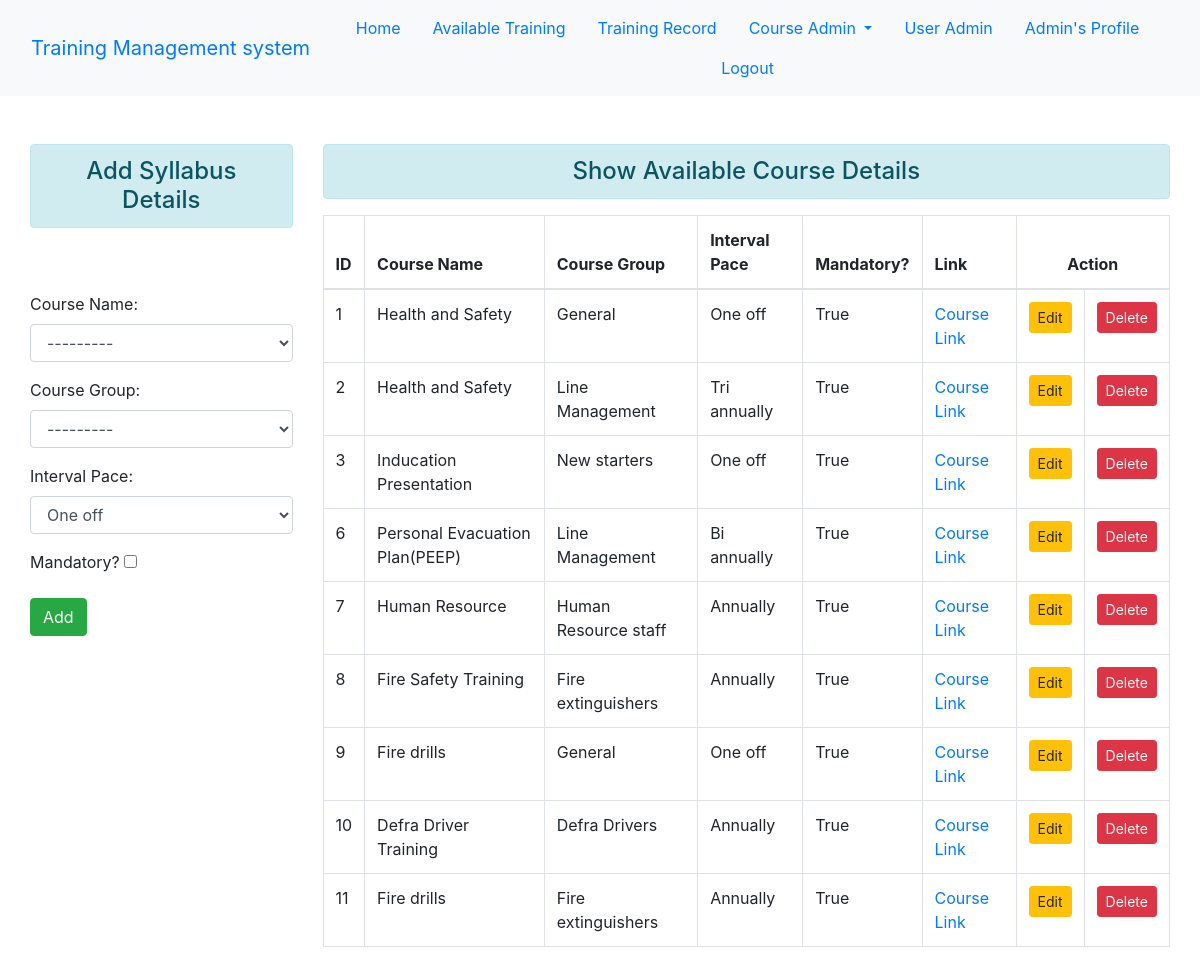
/course/add_syllabus/ (signed in), run on the app's committed database.
### courseapp/models.py (models this page shows, shortened)
class CourseGroupSyllabus(models.Model):
    course_id = models.ForeignKey("CourseDetails", verbose_name="Course Id", on_delete=models.CASCADE)
    course_group_id = models.ForeignKey("CourseGroup", verbose_name="Group Id", on_delete=models.CASCADE)
    course_interval = models.IntegerField(choices=CourseInterval.choices(), default = CourseInterval.ONE_OFF )
    course_mandatory = models.BooleanField(default=False)

class CourseDetails(models.Model):
    course_name = models.CharField(max_length=100, unique=True, blank=False)
    course_link = models.URLField(verbose_name="Course Link", max_length=1000, unique=True, blank=False)
    course_desc = models.TextField(blank=True)
    def __str__(self):
        return self.course_name

class CourseGroup(models.Model):
    group_name = models.CharField(max_length=25)
    group_desc = models.CharField(max_length=255, blank=True)
    def __str__(self):
        return self.group_name

### courseapp/views.py (the view)
# urls.py: path('add_syllabus/', views.add_syllabus, name='add_syllabus'),
@user_passes_test(lambda user: user.is_superuser)
def add_syllabus(request):
    if request.method == 'POST':
        fm = CourseGroupSyllabusForm(request.POST)
        if fm.is_valid():
            fm.save()
            fm = CourseGroupSyllabusForm()
            messages.success(request, 'Syllabus Successfully Added!!')
    else:
        fm = CourseGroupSyllabusForm()
    syllabus = CourseGroupSyllabus.objects.all()
    return render(request, 'courseapp/add_syllabus.html', {'form':fm, 'syllabus':syllabus })

### courseapp/forms.py
class CourseGroupSyllabusForm(forms.ModelForm):
    class Meta:
        model = models.CourseGroupSyllabus
        fields = "__all__"
        labels = {'course_id':'Course Name', 'course_group_id': 'Course Group', 'course_interval':'Interval Pace', 'course_mandatory':'Mandatory?'}
        widgets = { 'course_group_id': forms.Select(attrs={'class':'form-control'}),
                    'course_id': forms.Select(attrs={'class':'form-control'}),
                    'course_interval': forms.Select(attrs={'class':'form-control'}),
                   }

### courseapp/templates/courseapp/add_syllabus.html (shortened to what this page needs)
{% extends 'enrollapp/base.html' %}
{% block content %}
<div class="row">
    <div class="col-sm-3 ">
        <h4 class="text-center alert alert-info"> Add Syllabus Details </h4>
        <br/>
        <br>
        <form action="" method = "POST">
            {{ form.as_p }}
            <input type="submit" class="btn btn-success" value="Add">
        </form>
    </div>
    <div class="col-sm-9">
        <h4 class="text-center alert alert-info"> Show Available Course Details </h4>
        {% if syllabus %}
            <table class="table table-hover table-bordered">
                <thead>
                    <tr>
                        <th scope="col">ID</th>
                        <th scope="col">Course Name</th>
                        <th scope="col">Course Group</th>
                        <th scope="col">Interval Pace</th>
                        <th scope="col">Mandatory?</th>
                        <th scope="col">Link</th>
                        <th scope="col" colspan="2" style="text-align:center">Action</th>
                    </tr>
                </thead>
                <tbody>
                    {% for sylbus in syllabus %}
                        <tr>
                            <td scope="row">{{sylbus.id}}</td>
                            <td>{{sylbus.course_id}} </td>
                            <td>{{sylbus.course_group_id}}</td>
                            <td>{{sylbus.get_course_interval_display}}</td>
                            <td>{{sylbus.course_mandatory}}</td>
                            <td><a href="{{sylbus.course_id.course_link}}" target="_blank">Course Link</a></td>
                            <td>
                                <a href="{% url 'update_syllabus' sylbus.id %}" class="btn btn-warning btn-sm">Edit</a>
                            </td>
                            <td>
                                <form action="{% url 'delete_syllabus' sylbus.id %}" method="post" class="d-inline">
                                    <input type="submit" class="btn btn-danger btn-sm" onclick='confirm("Are you sure to delete this record?")' value="Delete">
                                </form>
                            </td>
                        </tr>
                    {% endfor %}
                </tbody>
          </table>
        {%else%}
            <h4 class="text-center alert alert-warning"> No Records</h4>
        {% endif %}
    </div>
</div>
{% endblock content %}

### enrollapp/templates/enrollapp/navbar.html (shortened to what this page needs)
{% if user.is_authenticated  %}
<nav class="navbar navbar-expand-lg bg-body-tertiary bg-light" style="background-color: #e3f2fd;">
  <div class="container-fluid">
    <a class="navbar-brand" href="{% url 'home'%}">Training Management system</a>
    <div class="collapse navbar-collapse" id="navbarNavDropdown">
      <ul class="nav justify-content-center">
        <li class="nav-item">
          <a class="nav-link active" aria-current="page" href="{% url 'home'%}">Home</a>
        </li>
        <li class="nav-item">
          <a class="nav-link" href="{% url 'show_availtraining'%}">Available Training</a>
        </li>
        <li class="nav-item">
          <a class="nav-link" href="{% url 'show_trainingrecord'%}">Training Record</a>
        </li>
        {% if user.is_superuser %}
        <li class="nav-item dropdown">
          <a class="nav-link dropdown-toggle" href="#" role="button" data-toggle="dropdown" aria-haspopup="true" aria-expanded="false">
           Course Admin
          </a>
        </li>
        <li class="nav-item">
          <a class="nav-link" href="{% url 'userdetail'%}">User Admin</a>
        </li>
        {% endif %}
        <li class="nav-item">
          <a class="nav-link" href="{% url 'profile'%}">{{user.username}}'s Profile</a>
        </li>
        <li class="nav-item">
          <a class="nav-link" href="{% url 'logout'%}">Logout</a>
        </li>
      </ul>
    </div>
  </div>
</nav>
    {% endif %}

### data on the page
CourseGroupSyllabus: id "1", course_id "Health and Safety", course_group_id "General", course_interval "One off", course_mandatory "True"
CourseGroupSyllabus: id "2", course_id "Health and Safety", course_group_id "Line Management", course_interval "Tri annually", course_mandatory "True"
CourseGroupSyllabus: id "3", course_id "Inducation Presentation", course_group_id "New starters", course_interval "One off", course_mandatory "True"
CourseGroupSyllabus: id "6", course_id "Personal Evacuation Plan(PEEP)", course_group_id "Line Management", course_interval "Bi annually", course_mandatory "True"
CourseGroupSyllabus: id "7", course_id "Human Resource", course_group_id "Human Resource staff", course_interval "Annually", course_mandatory "True"
CourseGroupSyllabus: id "8", course_id "Fire Safety Training", course_group_id "Fire extinguishers", course_interval "Annually", course_mandatory "True"
CourseGroupSyllabus: id "9", course_id "Fire drills", course_group_id "General", course_interval "One off", course_mandatory "True"
CourseGroupSyllabus: id "10", course_id "Defra Driver Training", course_group_id "Defra Drivers", course_interval "Annually", course_mandatory "True"
CourseGroupSyllabus: id "11", course_id "Fire drills", course_group_id "Fire extinguishers", course_interval "Annually", course_mandatory "True"

### other printed values
{{ user.username }} "Admin"
